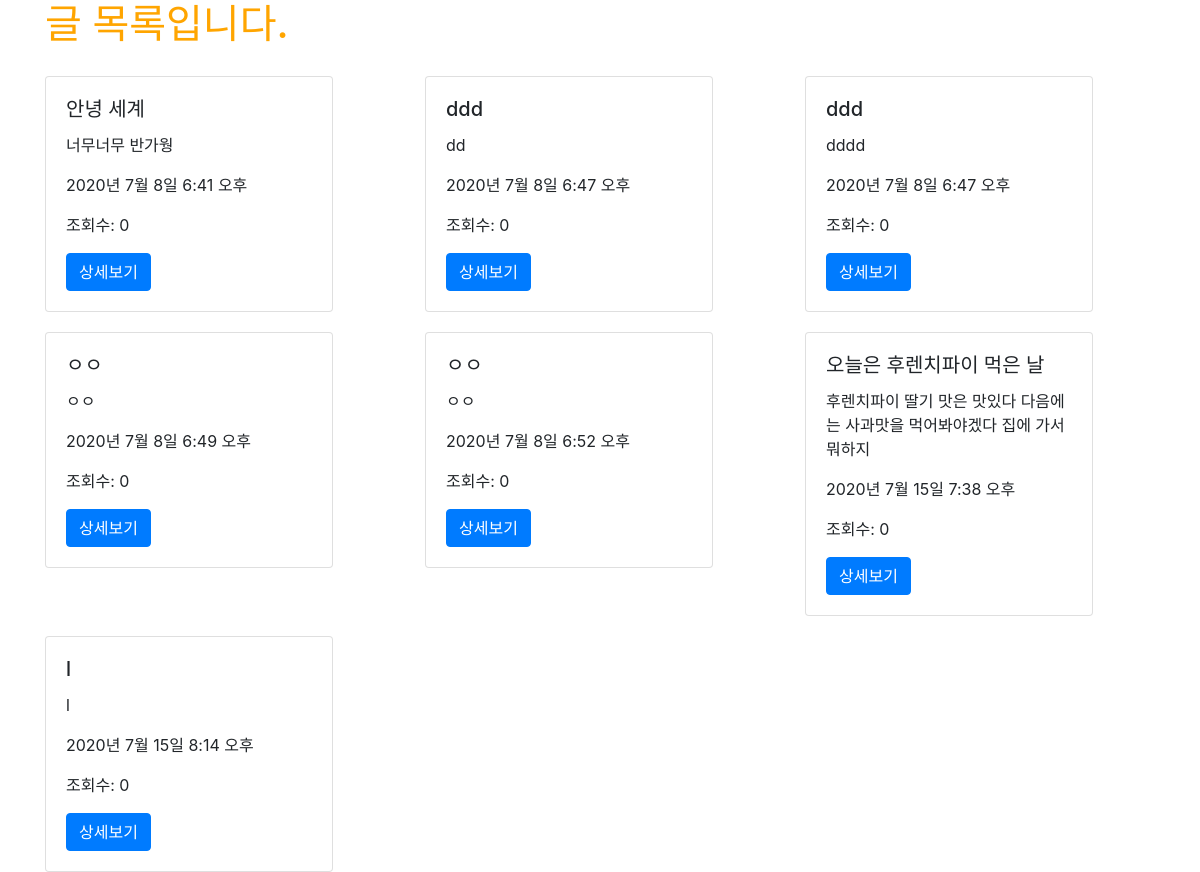
Before: /posts/ (signed in) with the older database file.
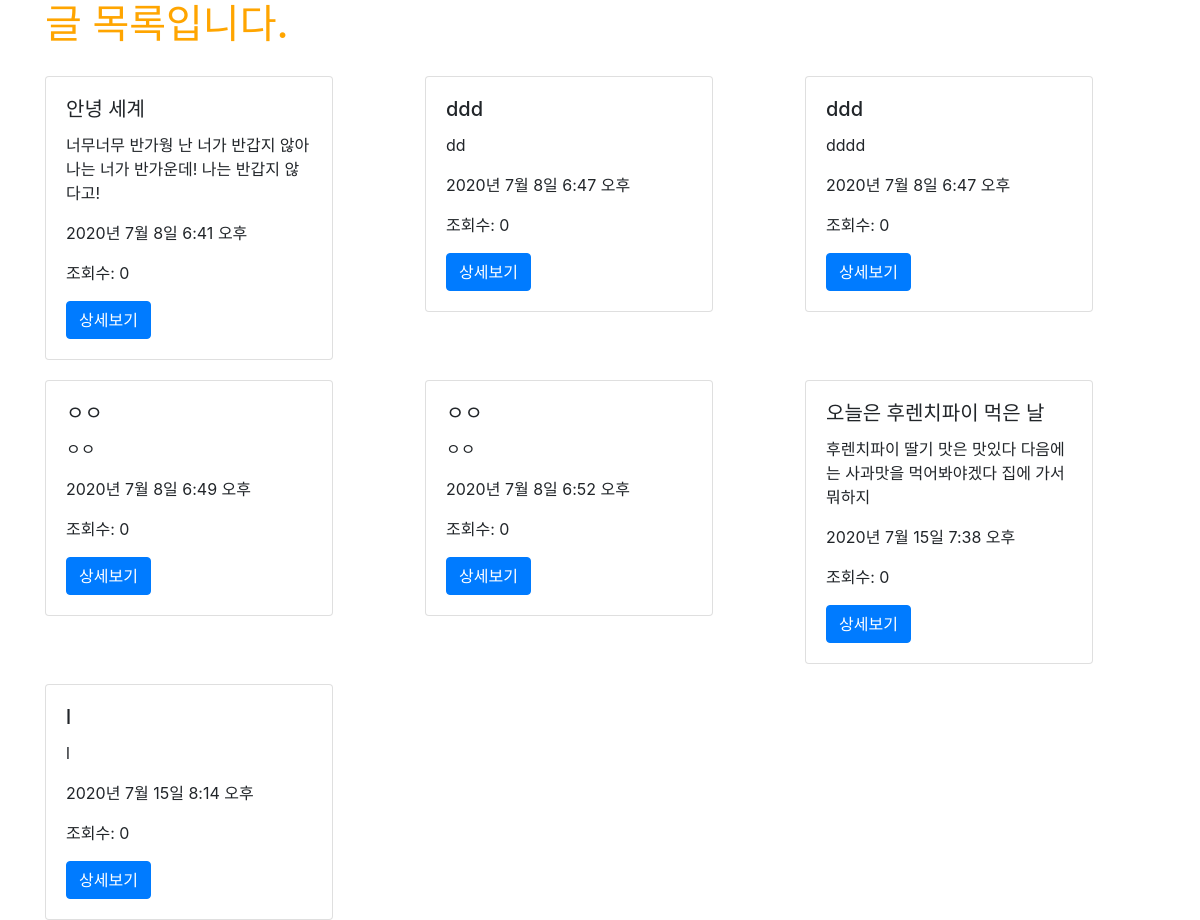
After: the same page with the newer database file.
### posts/models.py (models this page shows)
class Post(models.Model):
    title = models.CharField(max_length=50, null=False)
    content = models.TextField()
    view_count = models.IntegerField(default = 0)
    created_at = models.DateTimeField(auto_now_add = True)
    updated_at = models.DateTimeField(auto_now = True)
    image = models.ImageField(upload_to='images/', null=True)
    user = models.ForeignKey(User, on_delete = models.CASCADE, null=True)

### posts/views.py (the view)
# urls.py: path('', views.main, name="main"),
def main(request):
    posts = Post.objects.all()
    return render(request, 'posts/main.html', {'posts': posts})

### posts/templates/posts/main.html
{% extends 'base.html' %}
{% load static %}
{% block content %}
{% if user.is_authenticated %}
<div class="container">
<h1>글 목록입니다.</h1>
<div class="row">
{% for post in posts %}
<div class="col-md-4 col-12">
<div class="card" style="width: 18rem; margin-top: 20px;">
<div class="card-body">
<h5 class="card-title">{{ post.title }}</h5>
<p class="card-text">{{ post.content }}</p>
<p>{{ post.created_at }}</p>
<p>조회수: {{ post.view_count }}</p>
<a href="{% url 'posts:show' post.pk %}" class="btn btn-primary">상세보기</a>
</div>
</div>
</div>
{% endfor %}
</div>
</div>
{% else %}
<h3> 로그인 후 이용이 가능합니다.</h3>
<a href="{% url 'account_login' %}" class="btn btn-warning"> 로그인 </a>
<a href="{% url 'account_signup' %}" class="btn btn-warning"> 회원가입 </a>
{% endif %}
{% endblock %}

Changed rows visible on the page:
changed Post "안녕 세계": content "너무너무 반가웡" → "너무너무 반가웡 난 너가 반갑지 않아 나는 너가 반가운데! 나는 반갑지 않다고!"
